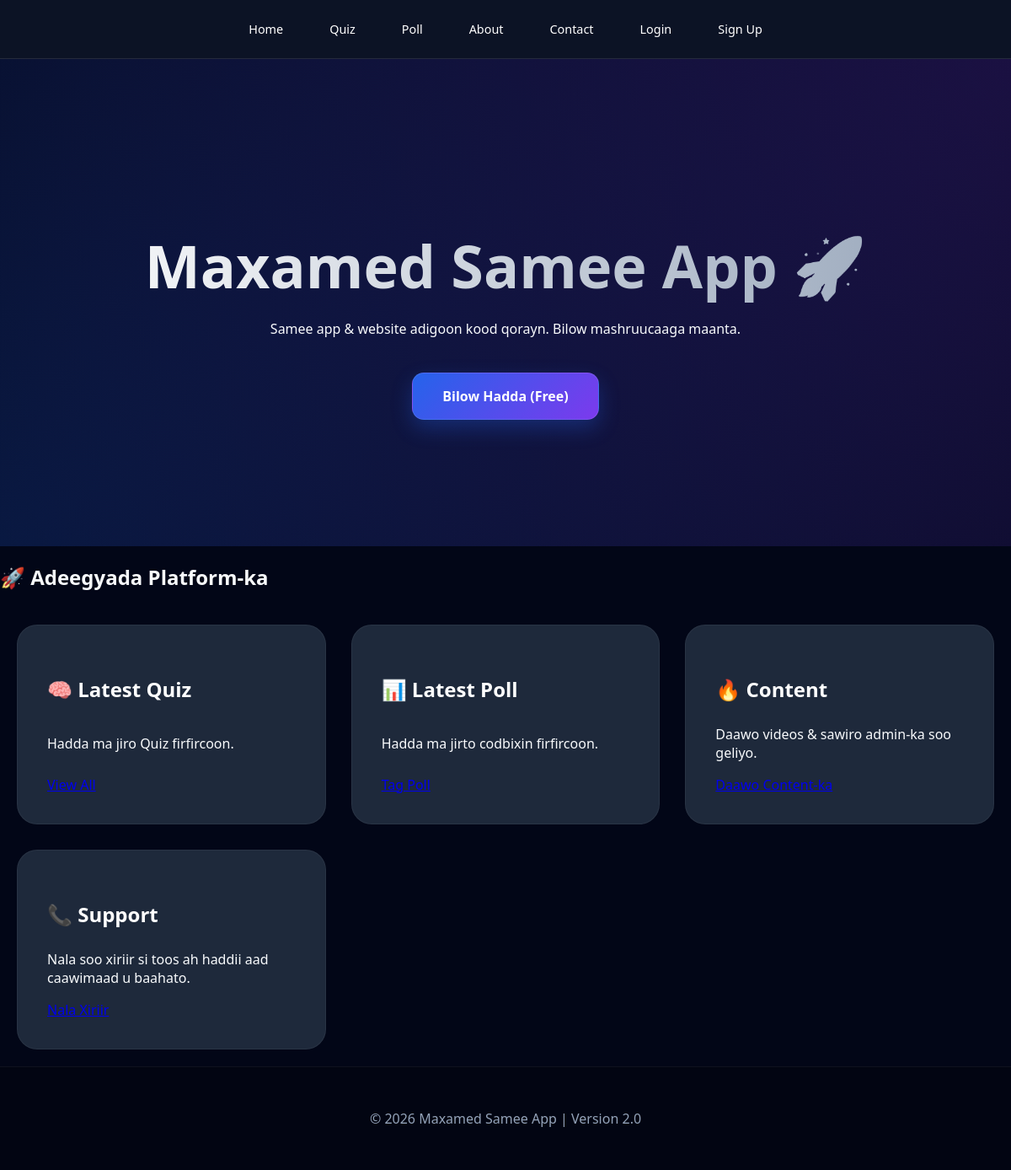
/, run on an earlier commit of the app's database.
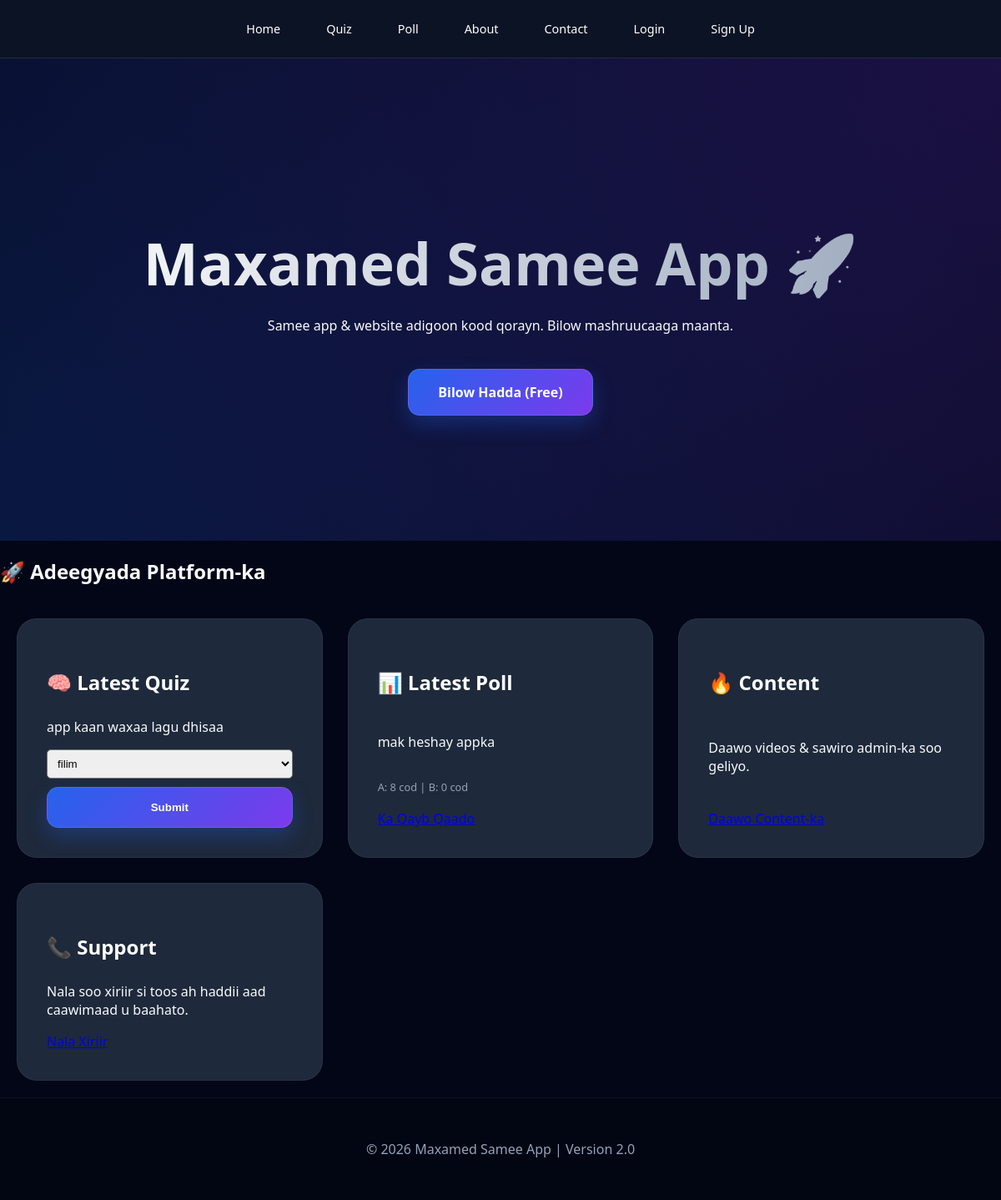
And on a later commit of the database.
### core/models.py (models this page shows, shortened)
class Quiz(models.Model):
    question = models.CharField(max_length=255)
    option1 = models.CharField(max_length=100)
    option2 = models.CharField(max_length=100)
    option3 = models.CharField(max_length=100, blank=True, null=True)
    ANSWERS = (
        ('1', 'Option 1'),
        ('2', 'Option 2'),
        ('3', 'Option 3'),
    )
    correct_answer = models.CharField(max_length=1, choices=ANSWERS, help_text="Dooro nambarka option-ka saxda ah")
    is_active = models.BooleanField(default=True)
    class Meta:
        verbose_name_plural = "Quizzes"

class Poll(models.Model):
    question = models.CharField(max_length=255)
    option1 = models.CharField(max_length=100)
    option2 = models.CharField(max_length=100)
    votes1 = models.IntegerField(default=0)
    votes2 = models.IntegerField(default=0)
    is_active = models.BooleanField(default=True)

### core/views.py (the view)
# urls.py: path('', views.home, name='home'),
def home(request):
    setting = SiteSetting.objects.first()
    if setting and setting.maintenance_mode and not request.user.is_staff:
        return redirect('maintenance')
    contents = HomepageContent.objects.filter(is_active=True).order_by('-created_at')
    main_contents = Content.objects.all().order_by('-created_at')
    quiz = Quiz.objects.filter(is_active=True).last()
    poll = Poll.objects.filter(is_active=True).last()
    return render(request, 'core/homepage.html', {
        'contents': contents,
        'main_contents': main_contents,
        'setting': setting,
        'quiz': quiz,
        'poll': poll
    })

### core/templates/core/homepage.html (shortened to what this page needs)
<!DOCTYPE html>
<html lang="en">
<head>
</head>
<body>
<div class="nav">
  <a href="/">Home</a>
  <a href="/quiz/">Quiz</a>
  <a href="/poll/">Poll</a>
  <a href="/about/">About</a>
  <a href="/contact/">Contact</a>
  {% if user.is_authenticated %}
    <a href="/dashboard/" style="background: var(--primary);">Dashboard</a>
    <a href="/logout/">Logout</a>
  {% else %}
    <a href="/login/">Login</a>
    <a href="/register/">Sign Up</a>
  {% endif %}
</div>
<div class="hero">
  <h1>Maxamed Samee App 🚀</h1>
  <p>Samee app & website adigoon kood qorayn. Bilow mashruucaaga maanta.</p>
  {% if not user.is_authenticated %}
    <a href="/register/" class="btn">Bilow Hadda (Free)</a>
  {% else %}
    <a href="/dashboard/" class="btn">Gali Dashboard-kaaga</a>
  {% endif %}
</div>
<div class="section">
  <h2>🚀 Adeegyada Platform-ka</h2>
  <div class="grid">
    <div class="card">
      <h3>🧠 Latest Quiz</h3>
      {% if quiz %}
        <p>{{ quiz.question }}</p>
        <form action="/submit-quiz/" method="POST">
            <select name="answer" style="width:100%; padding:8px; border-radius:5px; margin-bottom:10px;">
                <option value="1">{{ quiz.option1 }}</option>
            </select>
            <button type="submit" class="btn" style="margin-top:0; width:100%;">Submit</button>
        </form>
      {% else %}
        <p>Hadda ma jiro Quiz firfircoon.</p>
        <a href="/quiz/">View All</a>
      {% endif %}
    </div>
    <div class="card">
      <h3>📊 Latest Poll</h3>
      {% if poll %}
        <p>{{ poll.question }}</p>
        <div style="text-align: left; font-size: 0.8rem; color: var(--muted);">
            A: {{ poll.votes1 }} cod | B: {{ poll.votes2 }} cod
        </div>
        <a href="/poll/">Ka Qayb Qaado</a>
      {% else %}
        <p>Hadda ma jirto codbixin firfircoon.</p>
        <a href="/poll/">Tag Poll</a>
      {% endif %}
    </div>
    <div class="card">
      <h3>🔥 Content</h3>
      <p>Daawo videos & sawiro admin-ka soo geliyo.</p>
      <a href="/content/">Daawo Content-ka</a>
    </div>
    <div class="card">
      <h3>📞 Support</h3>
      <p>Nala soo xiriir si toos ah haddii aad caawimaad u baahato.</p>
      <a href="/contact/">Nala Xiriir</a>
    </div>
  </div>
</div>
<div class="footer">
  © 2026 Maxamed Samee App | Version 2.0
</div>
</body>
</html>

What changed in the data, as far as the page shows it:
added Quiz: question "app kaan waxaa lagu dhisaa", answer "filim"
added Poll: question "mak heshay appka", votes1 "8", votes2 "0"
Also different on the page:
text no longer shown: "Hadda ma jiro Quiz firfircoon. Hadda ma jirto codbixin firfircoon."
text now shown: "Submit A: cod | B: cod"
